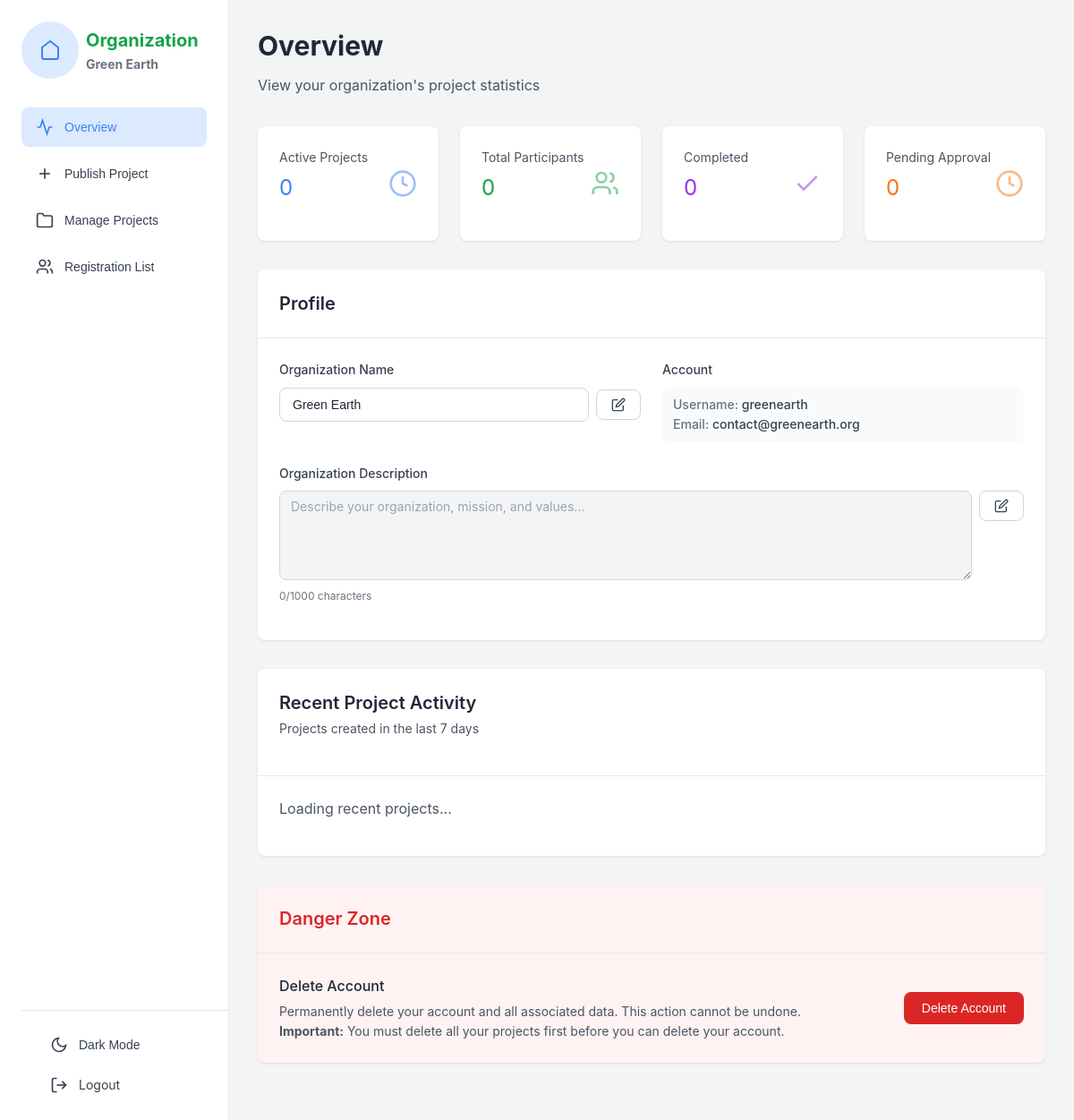
Screenshot of /organization/dashboard (signed in) with the database file from the repository.
### models.py (models this page shows, shortened)
class User(UserMixin, db.Model):
    id = db.Column(db.Integer, primary_key=True)
    username = db.Column(db.String(80), unique=True, nullable=False)
    email = db.Column(db.String(120), unique=True, nullable=False)
    password_hash = db.Column(db.String(200), nullable=False)
    user_type = db.Column(db.String(20), nullable=False)  # participant, organization, admin
    display_name = db.Column(db.String(120))
    description = db.Column(db.Text)
    is_active = db.Column(db.Boolean, default=True, nullable=False)
    ban_reason = db.Column(db.String(500))  # Reason for ban (shown to user)
    ban_until = db.Column(db.DateTime)  # NULL = permanent ban when is_active=False
    created_at = db.Column(db.DateTime, default=datetime.utcnow)
    projects = relationship('Project', backref='organization', lazy=True)
    registrations = relationship('Registration', backref='user', lazy=True)
    volunteer_records = relationship('VolunteerRecord', backref='user', lazy=True)

### api/views.py (the view)
@bp.route('/organization/dashboard')
@login_required
def organization_dashboard():
    if current_user.user_type != 'organization':
        return redirect(url_for('auth.login'))
    return render_template('organization_dashboard.html', user=current_user)

### templates/organization_dashboard.html (shortened to what this page needs)
<!DOCTYPE html>
<html lang="en">
<head>
    <link rel="stylesheet" href="{{ url_for('static', filename='css/base.css') }}">
    <link rel="stylesheet" href="{{ url_for('static', filename='css/components.css') }}">
    <link rel="stylesheet" href="{{ url_for('static', filename='css/layout.css') }}">
    <link rel="stylesheet" href="{{ url_for('static', filename='css/pages.css') }}">
    <link rel="stylesheet" href="{{ url_for('static', filename='css/dark-theme.css') }}">
</head>
<body class="bg-subtle">
    <aside class="sidebar">
        <div class="sidebar-header">
            <div class="flex items-center gap-2 mb-2">
                <div class="icon-container icon-container-lg icon-container-blue">
                    <svg xmlns="http://www.w3.org/2000/svg" width="24" height="24" viewBox="0 0 24 24" fill="none"
                        stroke="currentColor" stroke-width="2" style="color: var(--secondary-blue);">
                        <path d="M3 9l9-7 9 7v11a2 2 0 0 1-2 2H5a2 2 0 0 1-2-2z" />
                    </svg>
                </div>
                <div>
                    <div>Organization</div>
                    <div class="text-sm text-gray-500" id="sidebar-username">{{ user.display_name or user.username }}
                    </div>
                </div>
            </div>
        </div>
        <nav class="sidebar-nav">
            <button class="nav-item active" data-tab="overview">
                <svg xmlns="http://www.w3.org/2000/svg" width="20" height="20" viewBox="0 0 24 24" fill="none"
                    stroke="currentColor" stroke-width="2">
                    <polyline points="22 12 18 12 15 21 9 3 6 12 2 12" />
                </svg>
                <span>Overview</span>
            </button>
            <button class="nav-item" data-tab="publish">
                <svg xmlns="http://www.w3.org/2000/svg" width="20" height="20" viewBox="0 0 24 24" fill="none"
                    stroke="currentColor" stroke-width="2">
                    <line x1="12" y1="5" x2="12" y2="19" />
                    <line x1="5" y1="12" x2="19" y2="12" />
                </svg>
                <span>Publish Project</span>
            </button>
            <button class="nav-item" data-tab="manage">
                <svg xmlns="http://www.w3.org/2000/svg" width="20" height="20" viewBox="0 0 24 24" fill="none"
                    stroke="currentColor" stroke-width="2">
                    <path d="M22 19a2 2 0 0 1-2 2H4a2 2 0 0 1-2-2V5a2 2 0 0 1 2-2h5l2 3h9a2 2 0 0 1 2 2z" />
                </svg>
                <span>Manage Projects</span>
            </button>
            <button class="nav-item" data-tab="registrations">
                <svg xmlns="http://www.w3.org/2000/svg" width="20" height="20" viewBox="0 0 24 24" fill="none"
                    stroke="currentColor" stroke-width="2">
                    <path d="M16 21v-2a4 4 0 0 0-4-4H6a4 4 0 0 0-4 4v2" />
                    <circle cx="9" cy="7" r="4" />
                    <path d="M22 21v-2a4 4 0 0 0-3-3.87M16 3.13a4 4 0 0 1 0 7.75" />
                </svg>
                <span>Registration List</span>
            </button>
        </nav>
        <div class="sidebar-bottom">
            <a href="/logout" class="nav-item">
                <svg xmlns="http://www.w3.org/2000/svg" width="20" height="20" viewBox="0 0 24 24" fill="none"
                    stroke="currentColor" stroke-width="2">
                    <path d="M9 21H5a2 2 0 0 1-2-2V5a2 2 0 0 1 2-2h4" />
                    <polyline points="16 17 21 12 16 7" />
                    <line x1="21" y1="12" x2="9" y2="12" />
                </svg>
                <span>Logout</span>
            </a>
        </div>
    </aside>
    <main class="main-content">
        <div class="tab-content active" id="overview-tab">
            <div class="mb-8">
                <h2>Overview</h2>
                <p class="text-gray-600">View your organization's project statistics</p>
            </div>
            <div class="grid grid-cols-4 mb-8">
                <div class="card">
                    <div class="card-content">
                        <div class="flex items-center justify-between">
                            <div>
                                <p class="text-sm text-gray-600 mb-1">Active Projects</p>
                                <p id="org-stat-active" style="font-size: 1.5rem; color: var(--secondary-blue);">0</p>
                            </div>
                            <svg xmlns="http://www.w3.org/2000/svg" width="32" height="32" viewBox="0 0 24 24"
                                fill="none" stroke="currentColor" stroke-width="2"
                                style="color: var(--secondary-blue); opacity: 0.5;">
                                <circle cx="12" cy="12" r="10" />
                                <polyline points="12 6 12 12 16 14" />
                            </svg>
                        </div>
                    </div>
                </div>
                <div class="card">
                    <div class="card-content">
                        <div class="flex items-center justify-between">
                            <div>
                                <p class="text-sm text-gray-600 mb-1">Total Participants</p>
                                <p id="org-stat-participants" style="font-size: 1.5rem; color: var(--primary-green);">0
                                </p>
                            </div>
                        </div>
                    </div>
                </div>
                <div class="card">
                    <div class="card-content">
                        <div class="flex items-center justify-between">
                            <div>
                                <p class="text-sm text-gray-600 mb-1">Completed</p>
                                <p id="org-stat-completed" style="font-size: 1.5rem; color: var(--accent-purple);">0</p>
                            </div>
                            <svg xmlns="http://www.w3.org/2000/svg" width="32" height="32" viewBox="0 0 24 24"
                                fill="none" stroke="currentColor" stroke-width="2"
                                style="color: var(--accent-purple); opacity: 0.5;">
                                <polyline points="20 6 9 17 4 12" />
                            </svg>
                        </div>
                    </div>
                </div>
                <div class="card">
                    <div class="card-content">
                        <div class="flex items-center justify-between">
                            <div>
                                <p class="text-sm text-gray-600 mb-1">Pending Approval</p>
                                <p id="org-stat-pending" style="font-size: 1.5rem; color: var(--accent-orange);">0</p>
                            </div>
                            <svg xmlns="http://www.w3.org/2000/svg" width="32" height="32" viewBox="0 0 24 24"
                                fill="none" stroke="currentColor" stroke-width="2"
                                style="color: var(--accent-orange); opacity: 0.5;">
                                <circle cx="12" cy="12" r="10" />
                                <polyline points="12 6 12 12 16 14" />
                            </svg>
                        </div>
                    </div>
                </div>
            </div>
            <div class="card mb-8">
                <div class="card-header">
                    <h3 style="margin: 0;">Profile</h3>
                </div>
                <div class="card-content">
                    <div class="grid grid-cols-2" style="gap: 1.5rem;">
                        <div>
                            <label class="form-label">Organization
                                Name</label>
                            <div class="flex items-center gap-2" id="display-name-container">
                                <input type="text" id="display-name-input" class="form-input-readonly"
                                    value="{{ user.display_name or '' }}" placeholder="{{ user.username }}" disabled
                                    style="flex: 1;" maxlength="120" />
                                <button id="edit-display-name-btn" class="btn btn-outline"
                                    style="padding: 0.5rem 1rem; font-size: 0.875rem;">
                                    <svg xmlns="http://www.w3.org/2000/svg" width="16" height="16" viewBox="0 0 24 24"
                                        fill="none" stroke="currentColor" stroke-width="2">
                                        <path d="M11 4H4a2 2 0 0 0-2 2v14a2 2 0 0 0 2 2h14a2 2 0 0 0 2-2v-7" />
                                        <path d="M18.5 2.5a2.121 2.121 0 0 1 3 3L12 15l-4 1 1-4 9.5-9.5z" />
                                    </svg>
                                </button>
                            </div>
                        </div>
                        <div>
                            <label class="form-label">Account</label>
                            <div class="form-display">
                                <div class="form-display-value">
                                    <span class="form-display-label">Username:</span> <span>{{ user.username }}</span>
                                </div>
                                <div class="form-display-value">
                                    <span class="form-display-label">Email:</span> <span>{{ user.email }}</span>
                                </div>
                            </div>
                        </div>
                    </div>
                    <div style="margin-top: 1.5rem;">
                        <label class="form-label">Organization Description</label>
                        <div class="flex items-start gap-2" id="description-container">
                            <textarea id="description-input" class="form-input-readonly"
                                placeholder="Describe your organization, mission, and values..." disabled
                                style="flex: 1; min-height: 100px; resize: vertical; font-family: inherit;"
                                maxlength="1000">{{ user.description or '' }}</textarea>
                            <button id="edit-description-btn" class="btn btn-outline"
                                style="padding: 0.5rem 1rem; font-size: 0.875rem; align-self: flex-start;">
                                <svg xmlns="http://www.w3.org/2000/svg" width="16" height="16" viewBox="0 0 24 24"
                                    fill="none" stroke="currentColor" stroke-width="2">
                                    <path d="M11 4H4a2 2 0 0 0-2 2v14a2 2 0 0 0 2 2h14a2 2 0 0 0 2-2v-7" />
                                    <path d="M18.5 2.5a2.121 2.121 0 0 1 3 3L12 15l-4 1 1-4 9.5-9.5z" />
                                </svg>
                            </button>
                        </div>
                        <p style="margin-top: 0.5rem; font-size: 0.75rem; color: var(--gray-500);">
                            <span id="description-char-count">0</span>/1000 characters
                        </p>
                    </div>
                </div>
            </div>
            <div class="card mb-8">
                <div class="card-header">
                    <h3 style="margin: 0;">Recent Project Activity</h3>
                    <p class="text-sm text-gray-600 mt-1">Projects created in the last 7 days</p>
                </div>
                <div class="card-content">
                    <div id="recent-projects-container"
                        style="display: grid; grid-template-columns: repeat(auto-fill, minmax(300px, 1fr)); gap: 1.5rem;">
                        <p class="text-gray-600">Loading recent projects...</p>
                    </div>
                </div>
            </div>
            <div class="card card-danger mb-8">
                <div class="card-header card-danger-header">
                    <h3 class="text-danger" style="margin: 0;">Danger Zone</h3>
                </div>
                <div class="card-content">
                    <div class="flex-between">
                        <div>
                            <p style="margin: 0; font-weight: 500;">Delete Account</p>
                            <p class="text-sm text-gray-600" style="margin: 0.25rem 0 0 0;">Permanently delete your
                                account and all associated data. This action cannot be undone.<br><strong>Important:</strong> You must delete all your projects first before you can delete your account.</p>
                        </div>
                        <button id="delete-account-btn" class="btn btn-danger-solid">
                            Delete Account
                        </button>
                    </div>
                </div>
            </div>
        </div>
    </main>
</body>
</html>

### rows the page displays
User: display_name "Green Earth", username "greenearth", email "contact@greenearth.org"
